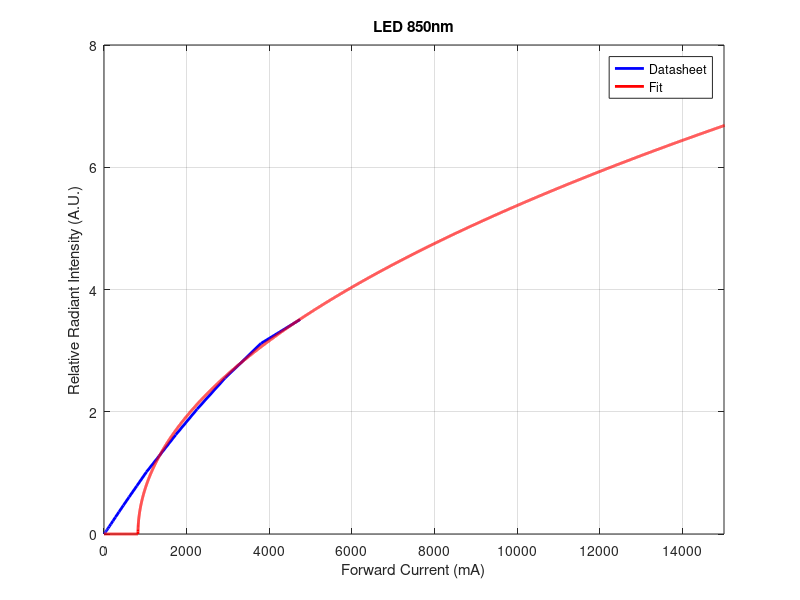
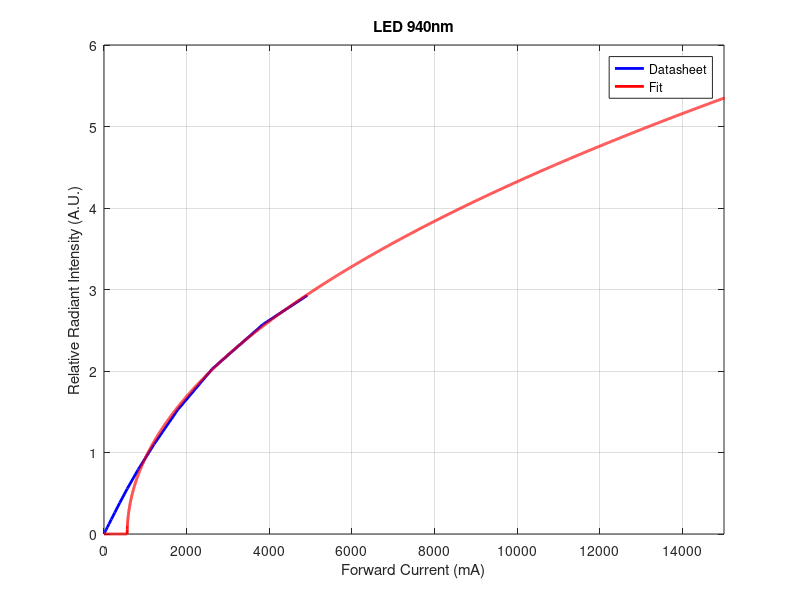

Write the MATLAB code that produced these figures, in order.
close all;clear all;
datos850=dlmread('potencia_850_datos.txt',';',0,0);	% '\t'="TAB"; como la primer fila es el encabezado, se omite esta fila en la lectura
datos940=dlmread('potencia_940_datos.txt',';',0,0);	% '\t'="TAB"; como la primer fila es el encabezado, se omite esta fila en la lectura
x=0:1:30e3;
m=0.003148;
b= -2.586 ;
y=m.*x+b;

figure()
plot(datos850(:,1),datos850(:,2),"b", "linewidth", 2)
hold on;
plot(x,sqrt(y),"r", "linewidth", 2)
xlim([0,15e3])
ylim([0,8])
grid on;
xlabel("Forward Current (mA)");
ylabel("Relative Radiant Intensity (A.U.)");
legend("Datasheet","Fit");
title("LED 850nm")


x=0:1:30e3;
m=0.001981;
b= -1.112;
y=m.*x+b;

figure()
plot(datos940(:,1),datos940(:,2),"b", "linewidth", 2)
hold on;
plot(x,sqrt(y),"r", "linewidth", 2)
xlim([0,15e3])
ylim([0,6])
grid on;
xlabel("Forward Current (mA)");
ylabel("Relative Radiant Intensity (A.U.)");
legend("Datasheet","Fit");
title("LED 940nm")